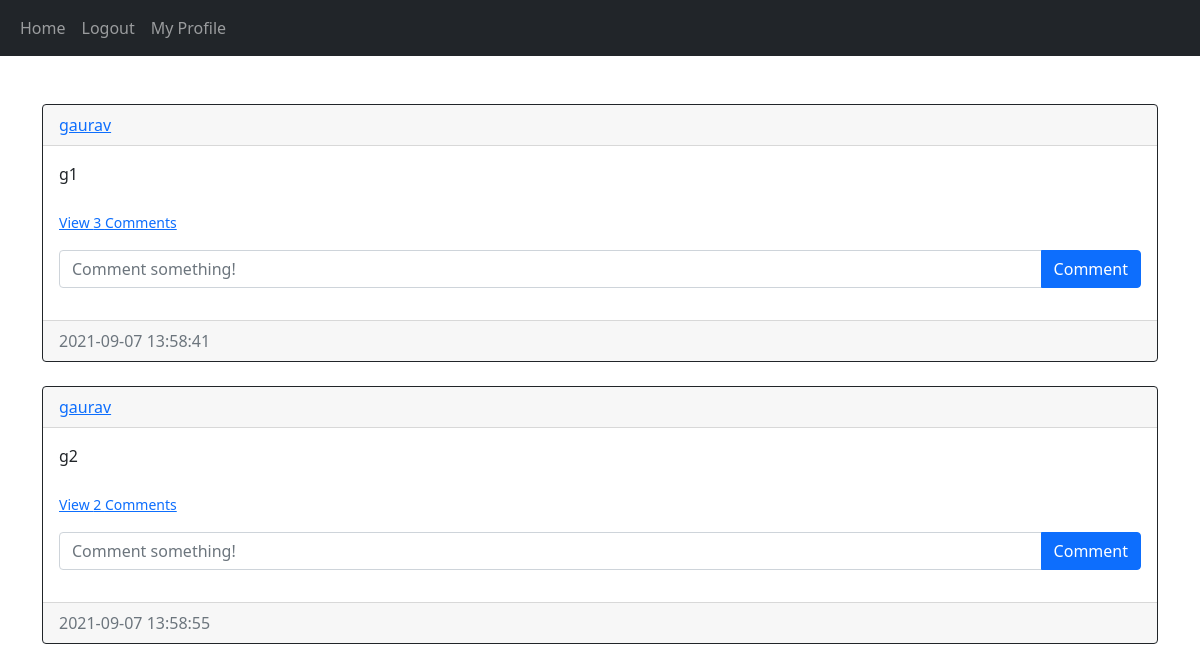
The page /user-profile/gaurav (signed in) on the database its author committed.
### website/models.py (models this page shows)
class Post(db.Model):
    id = db.Column(db.Integer, primary_key=True)
    text = db.Column(db.Text, nullable=False)
    date_created = db.Column(db.DateTime(timezone=True), default=func.now())
    author = db.Column(db.Integer, db.ForeignKey(
        'user.id', ondelete="CASCADE"), nullable=False)
    comments = db.relationship('Comment', backref='post', passive_deletes=True)

class User(db.Model, UserMixin):
    id = db.Column(db.Integer, primary_key=True)
    email = db.Column(db.String(150), unique=True)
    username = db.Column(db.String(150), unique=True)
    password = db.Column(db.String(150))
    date_created = db.Column(db.DateTime(timezone=True), default=func.now())
    posts = db.relationship('Post', backref='user', passive_deletes=True)
    comments = db.relationship('Comment', backref='user', passive_deletes=True)

### website/views.py (the view)
@views.route('/user-profile/<username>')
@login_required
def user_profile(username):
    user = User.query.filter_by(username = username).first()
    if not user:
        flash('User does not exists!', category = 'error')
    else:
        posts = Post.query.filter_by(author = user.id).all()
        return render_template('user_profile.html', posts = posts, user = current_user)
    return redirect(url_for('views.home'))

### website/__init__.py (called while the page is built)
def create_app():
    app = Flask(__name__)
    app.config['SECRET_KEY'] = "helloworld"
    app.config['SQLALCHEMY_DATABASE_URI'] = f'sqlite:///{DB_NAME}'
    db.init_app(app)
    from .views import views
    from .auth import auth
    app.register_blueprint(views, url_prefix="/")
    app.register_blueprint(auth, url_prefix="/")
    from .models import User, Post, Comment
    create_database(app)
    login_manager = LoginManager()
    login_manager.login_view = "auth.login"
    login_manager.init_app(app)
    @login_manager.user_loader
    def load_user(id):
        return User.query.get(int(id))
    return app

### website/templates/user_profile.html (shortened to what this page needs)
{% extends "posts_div.html" %} {% block title %}My Posts{% endblock %}
{% block content %}
<br />
<br />
  {% for post in posts %}
  <div class="card border-dark">
    <div class="card-header d-flex justify-content-between align-items-center">
      <a href="/user-profile/{{post.user.username}}">{{post.user.username}}</a>
    </div>
    <div class="card-body">
      <div class="card-text">{{post.text}}</div>
      <br />
      <p class="card-text">
        {% if post.comments|length > 0 %}
        <a data-bs-toggle="collapse" href="#comments-{{post.id}}" role="button">
          <small>View {{post.comments|length}} Comments</small>
        </a>
        {% else %}
        <small class="text-muted">No Comments</small>
        {% endif %}
      </p>
      <form
        class="input-group mb-3"
        method="POST"
        action="/create-comment/{{post.id}}"
      >
        <input
          type="text"
          id="text"
          name="text"
          class="form-control"
          placeholder="Comment something!"
        />
        <button type="submit" class="btn btn-primary">Comment</button>
      </form>
    </div>
    <div class="card-footer text-muted">{{post.date_created}}</div>
  </div>
  <br/ > {% endfor %}
{% endblock %}

### website/templates/posts_div.html (shortened to what this page needs)
{% extends "base.html" %} {% block title %}Home{% endblock %}

### website/templates/base.html (shortened to what this page needs)
<!DOCTYPE html>
<html lang="en">
  <head>
    <link
      href="https://cdn.jsdelivr.net/npm/bootstrap@5.0.2/dist/css/bootstrap.min.css"
      rel="stylesheet"
    />
  </head>
  <body>
    <nav class="navbar navbar-expand-lg navbar-dark bg-dark">
      <div class="container-fluid">
        <div class="collapse navbar-collapse" id="navbar">
          <div class="navbar-nav">
            <a class="nav-item nav-link" href="/home">Home</a>
            {% if user.is_authenticated %}
            <a class="nav-item nav-link" href="/logout">Logout</a>
            <a class="nav-item nav-link" href="/user-profile/{{user.username}}">My Profile</a>
            {% else %}
            <a class="nav-item nav-link" href="/login">Login</a>
            <a class="nav-item nav-link" href="/sign-up">Sign Up</a>
            {% endif %}
          </div>
        </div>
      </div>
    </nav>
    <div class="container">{% block content %}{% endblock %}</div>
  </body>
</html>

### rows shown on the page
Post: user.username "gaurav", text "g1", comments|length "3", date_created "2021-09-07 13:58:41"
Post: user.username "gaurav", text "g2", comments|length "2", date_created "2021-09-07 13:58:55"
